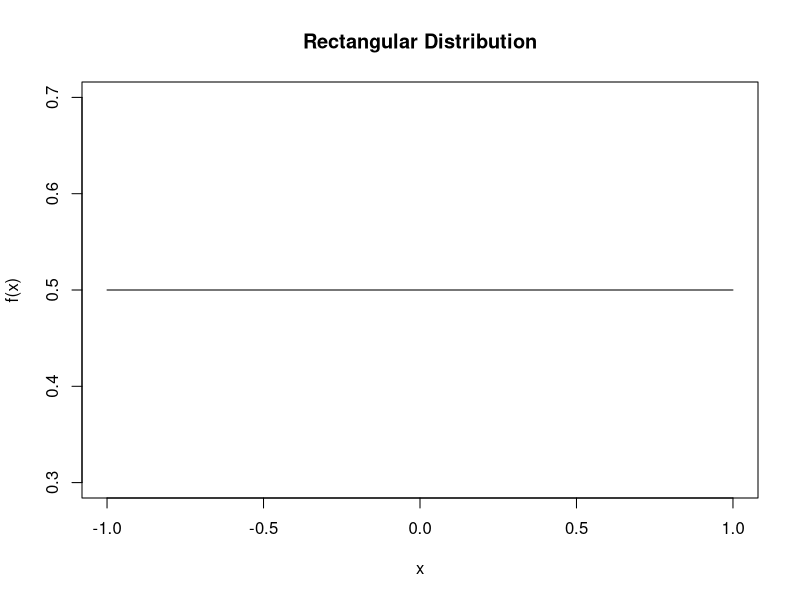

This figure's R source:
#Function of Rectangular Distribution
RD <- function(x, a, b) {
  return(rep(1 / (b - a), length(x)))
}

x<- seq(-1, 1, 0.01) 

#plotting the function of Rectangular Distribution for a = -1, b = 1
plot(x, RD(x, -1, 1), type = "l", xlab = "x", ylab = "f(x)", main = "Rectangular Distribution")